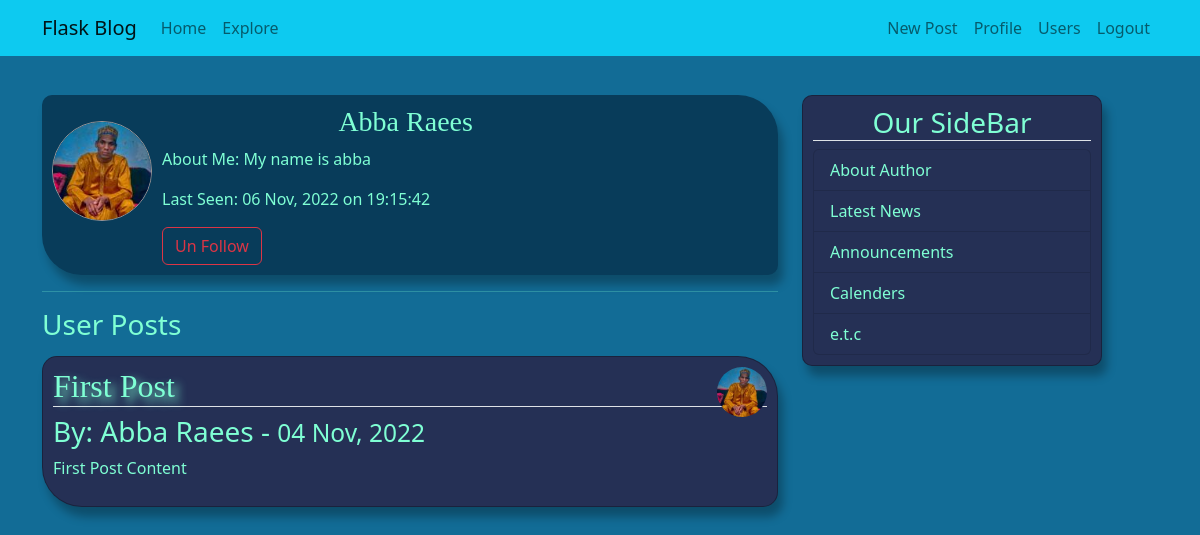
/profile/1 (signed in), run on an earlier commit of the app's database.
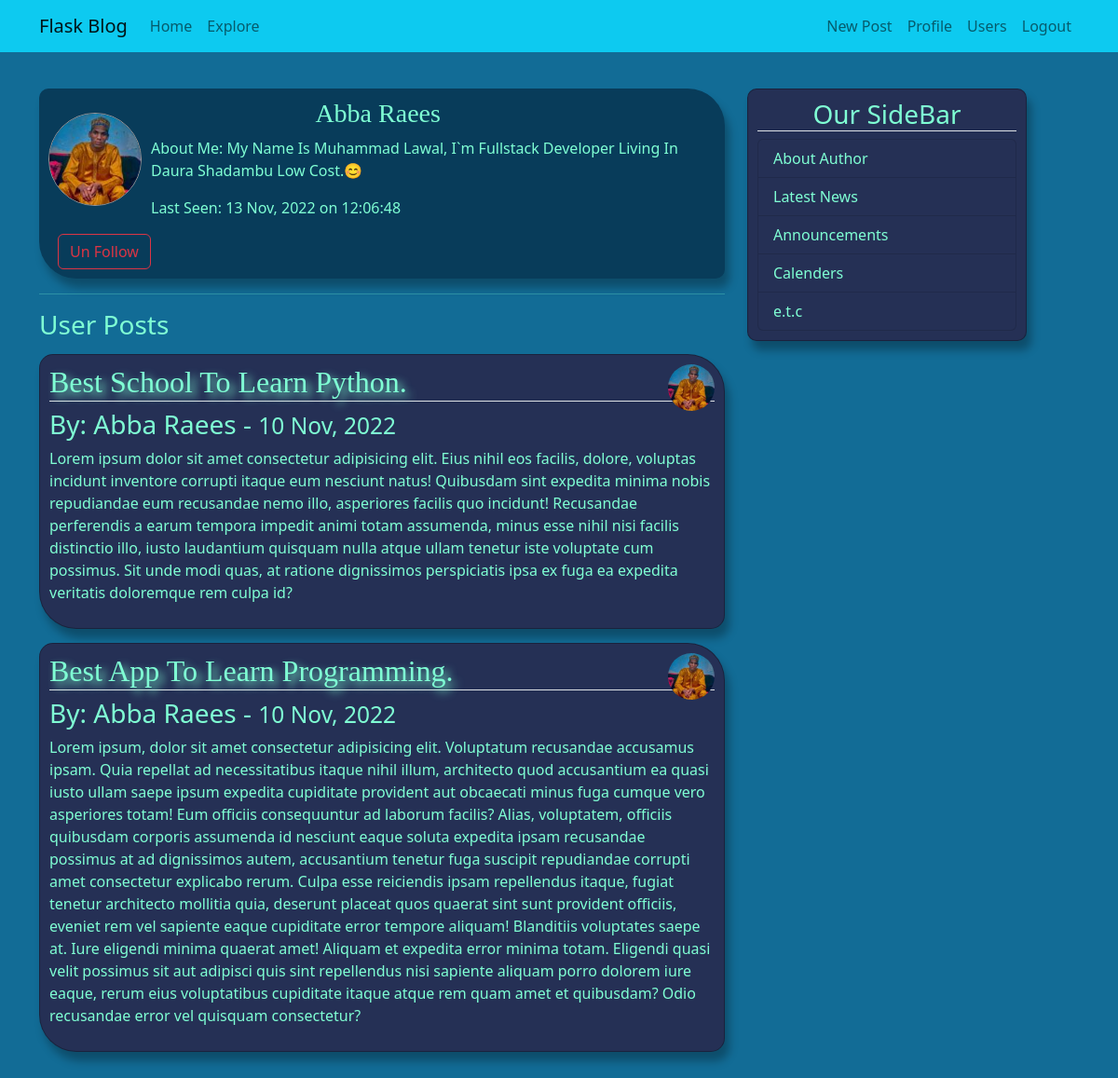
And on a later commit of the database.
### app/models.py (models this page shows, shortened)
class User(db.Model, UserMixin):
    id = db.Column(db.Integer, primary_key=True)
    username = db.Column(db.String(20), unique=True, nullable=False)
    email = db.Column(db.String(120), unique=True, nullable=False)
    password_hash = db.Column(db.String(20), nullable=False)
    image_file = db.Column(db.String, default='vector.jpg')
    about = db.Column(db.String, nullable=True)
    last_seen = db.Column(db.DateTime, default=datetime.utcnow)
    posts = db.relationship('Post', backref='author', lazy='dynamic')
    followed = db.relationship('User',
        secondary = followers,
        primaryjoin = (followers.c.follower_id == id),
        secondaryjoin = (followers.c.followed_id == id),
        backref = db.backref('followers', lazy='dynamic'),
        lazy = 'dynamic'
    )
    def is_online(self):
        one_minute = timedelta(minutes=1)
        return self.last_seen > datetime.utcnow() - one_minute
    def is_following(self, user):
        return self.followed.filter(
            followers.c.followed_id == user.id).count() > 0

class Post(db.Model):
    id = db.Column(db.Integer, primary_key=True)
    title = db.Column(db.String(20), nullable=False)
    content = db.Column(db.String, nullable=False)
    date_posted = db.Column(db.DateTime, index=True, default=datetime.utcnow)
    user_id = db.Column(db.Integer, db.ForeignKey('user.id'))

### app/blog.py (the view)
@bp.route("/profile/<int:id>", methods=['POST', 'GET'])
@login_required
def profile(id):
    form = EmptyForm()
    user = User.query.get_or_404(id)
    image_file = url_for('static', filename="profile_pics/"+user.image_file)
    return render_template('blog/profile.html', user=user, title='Profile', image_file=image_file, form=form)

### app/forms.py
class EmptyForm(FlaskForm):
   follow = SubmitField('Follow')
   unfollow = SubmitField('Un Follow')
   delete = SubmitField('Delete')

### app/auth.py (called while the page is built)
@login_manager.user_loader
def load_user(id):
    user = User.query.get_or_404(int(id))
    return user

### app/blog.py (called while the page is built)
@bp.before_request
def before_request():
    if current_user.is_authenticated:
        current_user.last_seen = datetime.utcnow()
        db.session.commit()

### app/templates/blog/profile.html (shortened to what this page needs)
{% extends 'layout.html' %}
{% block content %}
    <div class="profile-section">
        <img src="{{ image_file }}" class="imgs mt-3" style="margin-bottom: 20px; float: left; margin-right: 10px;">
        <h3 style="margin-left: 40%; font-family: 'Times New Roman', Times, serif;">
            {{ user.username.title() }}
        </h3>
        {% if user.about %}
            <p>About Me: {{ user.about }}</p>
        {% endif %}
        {% if user.is_online() %}
            <p>Last Seen: Online</p>
        {% else %}
            <p>Last Seen: {{ user.last_seen.strftime("%d %b, %Y on %H:%M:%S") }}</p>
        {% endif %}
        {% if current_user.is_following(user)%}
            <div>
                <form action="{{ url_for('blog.unfollow', id = user.id) }}" method="post" style="margin-left: 10px;">
                    {{ form.unfollow (class="btn btn-outline-danger")}}
                </form>
            </div>
        {% elif user == current_user %}
            <p></p>
        {% endif %}
    </div>
    <hr>
    <h3>User Posts</h3>
    <div class="mb-5">
        {% for post in user.posts %}
           <div class="content-section2">
                <img src="{{ image_file }}" class="rounded-circle" style="width: 50px; height: 50px; float: right;">
                <h2 class="border-bottom title" style="text-shadow: 5px 5px 10px;">{{ post.title.title() }}</h2>
                <h3>By: {{ post.author.username.title() }} - <small>{{ post.date_posted.strftime("%d %b, %Y") }}</small></h3>
                <p>{{ post.content }}</p>
           </div>
        {% endfor %}
    </div>
{% endblock %}

### app/templates/layout.html (shortened to what this page needs)
<!DOCTYPE html>
<html lang="en">
<head>
    <link rel="stylesheet" href="{{ url_for('static', filename='bootstrap.min.css') }}">
    <link rel="stylesheet" href="{{ url_for('static', filename='main.css') }}">
</head>
<nav class="navbar navbar-expand-md navbar-light bg-info fixed-top">
    <div class="container">
        <a href="{{ url_for('home') }}" class="navbar-brand">Flask Blog</a>
        <div class="collapse navbar-collapse" id="nav">
            <div class="navbar-nav me-auto">
                <a href="{{ url_for('home') }}" class="nav-item nav-link">Home</a>
                <a href="{{ url_for('blog.explore') }}"  class="nav-item nav-link">Explore</a>
            </div>
            <div class="navbar-nav">
                {% if current_user.is_authenticated %}
                    <a href="{{ url_for('blog.new_post') }}" class="nav-item nav-link">New Post</a>
                    <a href="{{ url_for('blog.profile', id=current_user.id) }}" class="nav-item nav-link">Profile</a>
                    <a href="{{ url_for('blog.users') }}" class="nav-item nav-link">Users</a>
                    <a href="{{ url_for('auth.logout') }}" class="nav-item nav-link">Logout</a>
                {% else %}
                    <a href="{{ url_for('auth.login') }}" class="nav-item nav-link">Login</a>
                    <a href="{{ url_for('auth.register') }}"  class="nav-item nav-link">Register</a>
                {% endif %}
            </div>
        </div>
    </div>
</nav>
<body>
    <div class="container mt-3">
        <div class="row">
            <div class="col-md-8">
                {% block content %} {% endblock %}
            </div>
            <div class="col-md-4">
                <div class="content-section2" style="position: fixed; width: 300px;border-radius: 10px;">
                    <h3 class="border-bottom" style="text-align: center;">Our SideBar</h3>
                    <ul class="list-group">
                        <li class="list-group-item list-group-item-light" style=" background-color:rgb(37, 48, 85); color: aquamarine;">About Author</li>
                        <li class="list-group-item list-group-item-light" style=" background-color:rgb(37, 48, 85); color: aquamarine;">Latest News</li>
                        <li class="list-group-item list-group-item-light" style=" background-color:rgb(37, 48, 85); color: aquamarine;">Announcements</li>
                        <li class="list-group-item list-group-item-light" style=" background-color:rgb(37, 48, 85); color: aquamarine;">Calenders</li>
                        <li class="list-group-item list-group-item-light" style=" background-color:rgb(37, 48, 85); color: aquamarine;">e.t.c</li>
                    </ul>
                </div>
            </div>
        </div>
    </div>
</body>
</html>

### app/static/main.css (style rules this page uses)
body { margin-top: 5em; background-color: rgb(18, 108, 150); color: aquamarine; }
.content-section2 { border: 1px solid rgba(0, 0, 0, 0.288); padding: 10px; box-shadow: 5px 10px 10px rgba(0, 0, 0, 0.288); margin-top: 15px; background-color:rgb(37, 48, 85); border-radius: 15px 40px; color: aquamarine; }
.title { font-family: 'Times New Roman', Times, serif; }
.imgs { width: 100px; height: 100px; border: 1px solid rgb(158, 151, 151); border-radius: 50%; }
.profile-section { padding: 10px; margin-top: 15px; background-color:rgb(8, 60, 90); color: aquamarine; border-radius: 10px 40px; box-shadow: 5px 10px 10px rgba(0, 0, 0, 0.288); }

What changed in the data, as far as the page shows it:
removed Post: title "First Post", author.username "Abba Raees", date_posted "04 Nov, 2022", content "First Post Content"
changed User "Abba Raees": about "My name is abba" → "My Name Is Muhammad Lawal, I`m Fullstack Developer Living In Daura Shadambu Low Cost.😊"; last_seen "06 Nov, 2022 on 19:15:42" → "13 Nov, 2022 on 12:06:48"
added Post: title "Best School To Learn Python.", author.username "Abba Raees", date_posted "10 Nov, 2022", content "Lorem ipsum dolor sit amet consectetur adipisicing elit. Eius nihil eos facilis, dolore, voluptas incidunt inventore corrupti itaque eum nesciunt natus! Quibusdam sint expedita minima nobis repudiandae eum recusandae nemo illo, asperiores facilis quo incidunt! Recusandae perferendis a earum tempora impedit animi totam assumenda, minus esse nihil nisi facilis distinctio illo, iusto laudantium quisquam nulla atque ullam tenetur iste voluptate cum possimus. Sit unde modi quas, at ratione dignissimos perspiciatis ipsa ex fuga ea expedita veritatis doloremque rem culpa id?"
added Post: title "Best App To Learn Programming.", author.username "Abba Raees", date_posted "10 Nov, 2022", content "Lorem ipsum, dolor sit amet consectetur adipisicing elit. Voluptatum recusandae accusamus ipsam. Quia repellat ad necessitatibus itaque nihil illum, architecto quod accusantium ea quasi iusto ullam saepe ipsum expedita cupiditate provident aut obcaecati minus fuga cumque vero asperiores totam! Eum officiis consequuntur ad laborum facilis? Alias, voluptatem, officiis quibusdam corporis assumenda id nesciunt eaque soluta expedita ipsam recusandae possimus at ad dignissimos autem, accusantium tenetur fuga suscipit repudiandae corrupti amet consectetur explicabo rerum. Culpa esse reiciendis ipsam repellendus itaque, fugiat tenetur architecto mollitia quia, deserunt placeat quos quaerat sint…"
